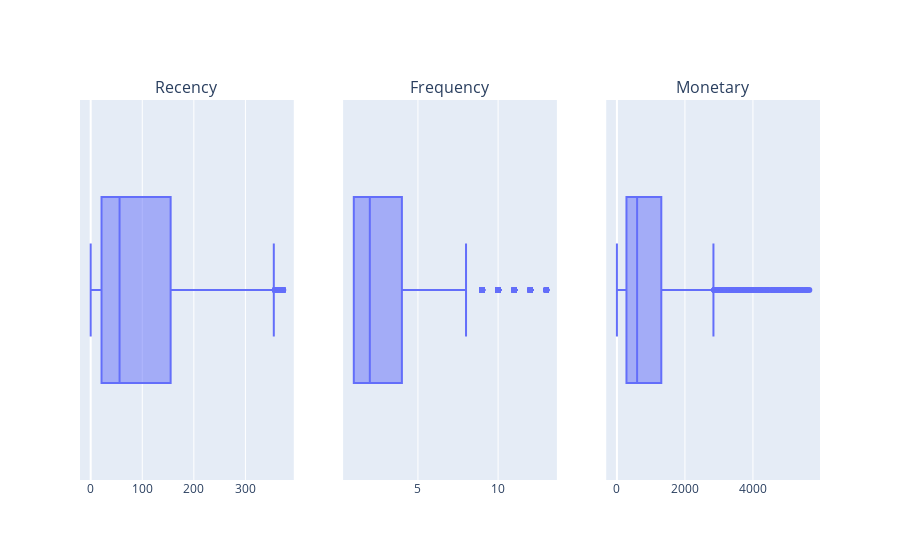

The cell this chart's notebook holds for it:
### Markdown cell above
После удаления выбросов у вас должны получиться следующие коробчатые диаграммы:

### Code cell
boxes = [px.box(rfm_table_cleaned, x=column) for column in rfm_table_cleaned.columns]
fig = make_subplots(
    rows=1, cols=3, 
    subplot_titles=(
        "Recency", "Frequency", "Monetary"
    )
)

for i, box in enumerate(boxes):
    fig.add_trace(boxes[i]['data'][0], row=1, col=i+1)

fig.update_layout(showlegend=True)
fig.write_html('plotly/boxplot_2.html')
fig.show()

### Figure 1 — Plotly figure (JSON) as saved in the notebook; plotly's stock layout.template omitted (floating-point values rounded to 4 significant figures; data arrays with more than 128 entries replaced by an {"elided": "..."} marker saying what was removed)
{"data": [{"alignmentgroup": "True", "hovertemplate": "Recency=%{x}<extra></extra>", "legendgroup": "", "marker": {"color": "#636efa"}, "name": "", "notched": false, "offsetgroup": "", "orientation": "h", "showlegend": false, "type": "box", "x": {"elided": "4044 int values"}, "x0": " ", "xaxis": "x", "y0": " ", "yaxis": "y"}, {"alignmentgroup": "True", "hovertemplate": "Frequency=%{x}<extra></extra>", "legendgroup": "", "marker": {"color": "#636efa"}, "name": "", "notched": false, "offsetgroup": "", "orientation": "h", "showlegend": false, "type": "box", "x": {"elided": "4044 int values"}, "x0": " ", "xaxis": "x2", "y0": " ", "yaxis": "y2"}, {"alignmentgroup": "True", "hovertemplate": "Monetary=%{x}<extra></extra>", "legendgroup": "", "marker": {"color": "#636efa"}, "name": "", "notched": false, "offsetgroup": "", "orientation": "h", "showlegend": false, "type": "box", "x": {"elided": "4044 float values"}, "x0": " ", "xaxis": "x3", "y0": " ", "yaxis": "y3"}], "layout": {"annotations": [{"font": {"size": 16}, "showarrow": false, "text": "Recency", "x": 0.1444, "xanchor": "center", "xref": "paper", "y": 1, "yanchor": "bottom", "yref": "paper"}, {"font": {"size": 16}, "showarrow": false, "text": "Frequency", "x": 0.5, "xanchor": "center", "xref": "paper", "y": 1, "yanchor": "bottom", "yref": "paper"}, {"font": {"size": 16}, "showarrow": false, "text": "Monetary", "x": 0.8556, "xanchor": "center", "xref": "paper", "y": 1, "yanchor": "bottom", "yref": "paper"}], "showlegend": true, "xaxis": {"anchor": "y", "domain": [0, 0.2889]}, "xaxis2": {"anchor": "y2", "domain": [0.3556, 0.6444]}, "xaxis3": {"anchor": "y3", "domain": [0.7111, 1]}, "yaxis": {"anchor": "x", "domain": [0, 1]}, "yaxis2": {"anchor": "x2", "domain": [0, 1]}, "yaxis3": {"anchor": "x3", "domain": [0, 1]}}}
